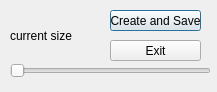
<?xml version="1.0" encoding="UTF-8"?>
<ui version="4.0">
 <class>MakeSymmetricKey</class>
 <widget class="QDialog" name="MakeSymmetricKey">
  <property name="geometry">
   <rect>
    <x>0</x>
    <y>0</y>
    <width>217</width>
    <height>92</height>
   </rect>
  </property>
  <property name="windowTitle">
   <string>Make key Symetric</string>
  </property>
  <widget class="QLabel" name="size_key">
   <property name="geometry">
    <rect>
     <x>10</x>
     <y>20</y>
     <width>91</width>
     <height>31</height>
    </rect>
   </property>
   <property name="text">
    <string>current size</string>
   </property>
  </widget>
  <widget class="QPushButton" name="save_to">
   <property name="geometry">
    <rect>
     <x>110</x>
     <y>10</y>
     <width>91</width>
     <height>21</height>
    </rect>
   </property>
   <property name="text">
    <string>Create and Save</string>
   </property>
  </widget>
  <widget class="QSlider" name="size_key_slider">
   <property name="geometry">
    <rect>
     <x>10</x>
     <y>60</y>
     <width>201</width>
     <height>21</height>
    </rect>
   </property>
   <property name="minimum">
    <number>16</number>
   </property>
   <property name="maximum">
    <number>1024</number>
   </property>
   <property name="singleStep">
    <number>1</number>
   </property>
   <property name="orientation">
    <enum>Qt::Horizontal</enum>
   </property>
  </widget>
  <widget class="QPushButton" name="exit">
   <property name="geometry">
    <rect>
     <x>110</x>
     <y>40</y>
     <width>91</width>
     <height>21</height>
    </rect>
   </property>
   <property name="text">
    <string>Exit</string>
   </property>
  </widget>
 </widget>
 <resources/>
 <connections/>
</ui>
